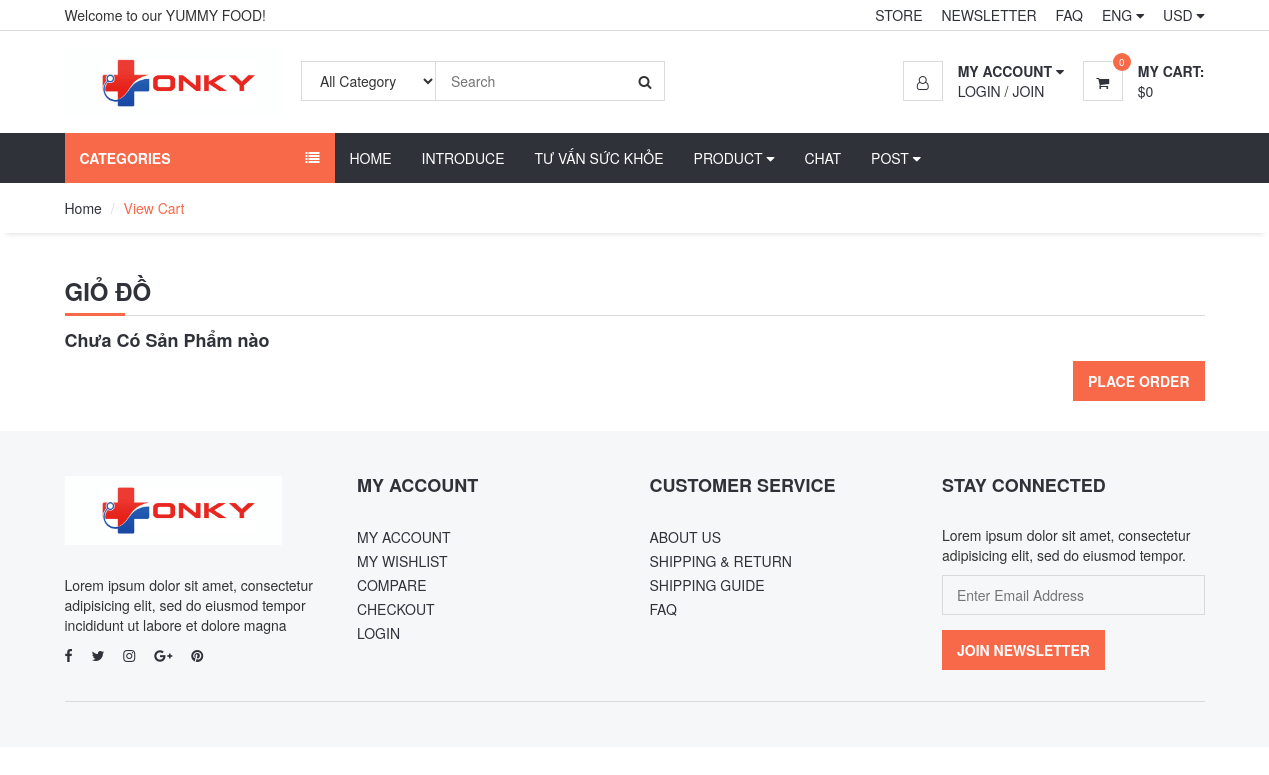
The app's page /index.php?option=cart with its own data.
### tables this page shows
CREATE TABLE `latnt_menu` (
  `id` int(11) UNSIGNED NOT NULL,
  `name` varchar(255) DEFAULT NULL,
  `type` varchar(255) NOT NULL,
  `link` varchar(255) DEFAULT NULL,
  `tableid` int(11) DEFAULT NULL,
  `parentid` int(11) NOT NULL DEFAULT 0,
  `orders` int(11) NOT NULL DEFAULT 0,
  `position` varchar(255) NOT NULL,
  `created_at` timestamp NOT NULL DEFAULT current_timestamp() ON UPDATE current_timestamp(),
  `created_by` int(11) NOT NULL,
  `updated_at` timestamp NOT NULL DEFAULT '0000-00-00 00:00:00',
  `updated_by` int(11) NOT NULL,
  `status` int(11) NOT NULL
);

### system/load.php (called while the page is built, shortened)
<?php
function loadComponent($page=true)
{
	$pathView='views/';
	if($page==true)
	{
		$pathView.='pages/';
		if(isset($_REQUEST['option']))
		{
			$pathView.=$_REQUEST['option'];
			if($_REQUEST['option']=='cart')
			{
				if(isset($_REQUEST['cat']))
				{
					$pathView.='-'.$_REQUEST['cat'].'.php';
				}
				else
				{
					$pathView.='.php';
				}
			}
		}
		else
		{
			$pathView.='home.php';
		}
	}
	require_once($pathView);
}
function loadModel($name)
{
	$model = ucfirst(strtolower($name));
	$pathView ='models/'.$model.'.php';
	return new $model;
}
?>

### index.php (called while the page is built, shortened)
<?php
require_once('system/Database.php');
require_once('system/load.php');
loadComponent();
  ?>

### system/Database.php (called while the page is built, shortened)
<?php
 class Database extends config
 {
 	function __construct()
 	{
 		$this->conn = mysqli_connect($this->host,$this->user,$this->pass,$this->db);
 		mysqli_set_charset($this->conn,"utf8");
 	}
 	function QueryAll($sql)
 	{
 		$result=mysqli_query($this->conn, $sql);
 		$a=array();
 		while($row=mysqli_fetch_assoc($result))
 		{
 			$a[]=$row;
 		}
 		return $a;
 	}
 }
  ?>

### models/Menu.php (called while the page is built, shortened)
<?php
class Menu extends Database
{
		function menu_parentid($parentid=0)
	{
		$sql="SELECT * FROM latnt_menu WHERE status='1' AND parentid='$parentid' ORDER BY orders ASC";
		return $this->QueryAll($sql);
	}
}
  ?>

### views/modules/category.php (the view, shortened to what this page needs)
<span class="category-header">Categories <i class="fa fa-list"></i></span>

### views/modules/mainmenu.php (shortened to what this page needs)
<?php
$menu = loadModel('menu');
$listcat1 = $menu->menu_parentid(0);
$html_listmenu='';
foreach($listcat1 as $c1)
{
  $listcat2=$menu->menu_parentid($c1['id']);
  if(count($listcat2))
  {
    $html_listmenu.='<li class="dropdown default-dropdown"><a class="dropdown-toggle" href="'.$c1['link'].'" data-toggle="dropdown" aria-expanded="true">'.$c1['name'].'   <i class="fa fa-caret-down"></i></a>';
    $html_listmenu .='<ul class="custom-menu">';
     $html_listmenu.='<ul class="list-links">';
    foreach($listcat2 as $c2)
    {
      $html_listmenu.='<li><a href="index.php?option='.$c2['link'].'">'.$c2['name'].'</a></li>';
    }
    $html_listmenu .='</ul>';
    $html_listmenu .='</ul>';
    $html_listmenu.='</li>';
  }
  else
  {
    $html_listmenu.='<li ><a href="'.$c1['link'].'">'.$c1['name'].'</a>';
    $html_listmenu.='</li>';
  }
}
?>
				<div class="menu-nav">
					<ul class="menu-list">
						<?php echo $html_listmenu; ?>
					</ul>
				</div>

### public/css/style.css (style rules this page uses)
body { overflow-x: hidden; }
a { color: #30323A; -webkit-transition: 0.3s color; transition: 0.3s color; }
ul, ol { margin: 0; padding: 0; list-style: none }
.category-nav .category-header { padding: 15px; display: block; text-transform: uppercase; background: #F8694A; color: #FFF; font-weight: 700; }
.category-nav .category-header>i { float: right; line-height: 20px; }
.menu-nav .menu-list>li { display: inline-block; }
.menu-nav .menu-list>li>a { display: block; padding: 15px; color: #FFF; text-transform: uppercase; }

### records on screen
latnt_menu: name "HOME"
latnt_menu: name "INTRODUCE"
latnt_menu: name "TƯ VẤN SỨC KHỎE"
latnt_menu: name "PRODUCT"
latnt_menu: name "CHAT"
latnt_menu: name "POST"

### other values on screen
$cart->cart_total_all_product() "0"
